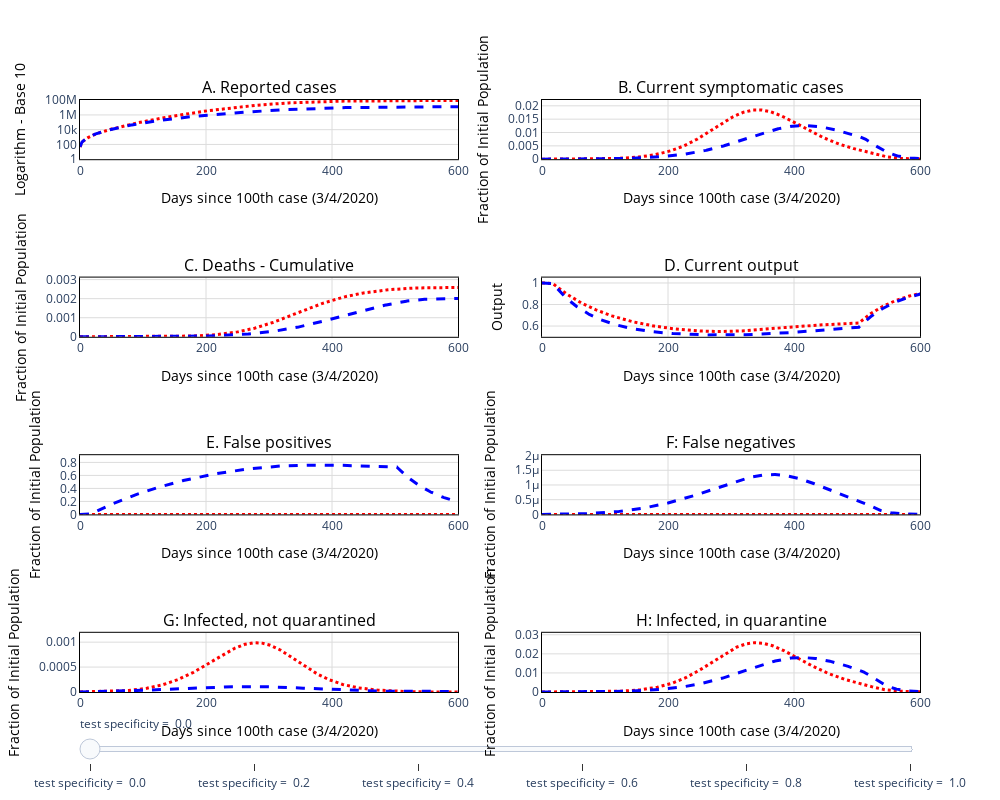

Write notebook code for a chart like this one.
### Code cell
f

### Figure 1 — Plotly figure (JSON) as saved in the notebook; plotly's stock layout.template omitted (floating-point values rounded to 4 significant figures; data arrays with more than 128 entries replaced by an {"elided": "..."} marker saying what was removed)
{"data": [{"line": {"color": "red", "dash": "dot", "width": 3}, "name": "Common Quarantine", "showlegend": true, "type": "scatter", "visible": true, "xaxis": "x", "y": {"elided": "1095 float values"}, "yaxis": "y"}, {"line": {"color": "red", "dash": "dot", "width": 3}, "name": "Common Quarantine", "showlegend": false, "type": "scatter", "visible": true, "xaxis": "x2", "y": {"elided": "1095 float values"}, "yaxis": "y2"}, {"line": {"color": "red", "dash": "dot", "width": 3}, "name": "Common Quarantine", "showlegend": false, "type": "scatter", "visible": true, "xaxis": "x3", "y": {"elided": "1095 float values"}, "yaxis": "y3"}, {"line": {"color": "red", "dash": "dot", "width": 3}, "name": "Common Quarantine", "showlegend": false, "type": "scatter", "visible": true, "xaxis": "x4", "y": {"elided": "1095 float values"}, "yaxis": "y4"}, {"line": {"color": "red", "dash": "dot", "width": 3}, "name": "Common Quarantine", "showlegend": false, "type": "scatter", "visible": true, "xaxis": "x5", "y": {"elided": "1095 float values"}, "yaxis": "y5"}, {"line": {"color": "red", "dash": "dot", "width": 3}, "name": "Common Quarantine", "showlegend": false, "type": "scatter", "visible": true, "xaxis": "x6", "y": {"elided": "1095 int values"}, "yaxis": "y6"}, {"line": {"color": "red", "dash": "dot", "width": 3}, "name": "Common Quarantine", "showlegend": false, "type": "scatter", "visible": true, "xaxis": "x7", "y": {"elided": "1095 float values"}, "yaxis": "y7"}, {"line": {"color": "red", "dash": "dot", "width": 3}, "name": "Common Quarantine", "showlegend": false, "type": "scatter", "visible": true, "xaxis": "x8", "y": {"elided": "1095 float values"}, "yaxis": "y8"}, {"line": {"color": "blue", "dash": "dash", "width": 3}, "name": "Quarantine & Test", "showlegend": true, "type": "scatter", "visible": true, "xaxis": "x", "y": {"elided": "1095 float values"}, "yaxis": "y"}, {"line": {"color": "blue", "dash": "dash", "width": 3}, "name": "Quarantine & Test", "showlegend": false, "type": "scatter", "visible": true, "xaxis": "x2", "y": {"elided": "1095 float values"}, "yaxis": "y2"}, {"line": {"color": "blue", "dash": "dash", "width": 3}, "name": "Quarantine & Test", "showlegend": false, "type": "scatter", "visible": true, "xaxis": "x3", "y": {"elided": "1095 float values"}, "yaxis": "y3"}, {"line": {"color": "blue", "dash": "dash", "width": 3}, "name": "Quarantine & Test", "showlegend": false, "type": "scatter", "visible": true, "xaxis": "x4", "y": {"elided": "1095 float values"}, "yaxis": "y4"}, {"line": {"color": "blue", "dash": "dash", "width": 3}, "name": "Quarantine & Test", "showlegend": false, "type": "scatter", "visible": true, "xaxis": "x5", "y": {"elided": "1095 float values"}, "yaxis": "y5"}, {"line": {"color": "blue", "dash": "dash", "width": 3}, "name": "Quarantine & Test", "showlegend": false, "type": "scatter", "visible": true, "xaxis": "x6", "y": {"elided": "1095 float values"}, "yaxis": "y6"}, {"line": {"color": "blue", "dash": "dash", "width": 3}, "name": "Quarantine & Test", "showlegend": false, "type": "scatter", "visible": true, "xaxis": "x7", "y": {"elided": "1095 float values"}, "yaxis": "y7"}, {"line": {"color": "blue", "dash": "dash", "width": 3}, "name": "Quarantine & Test", "showlegend": false, "type": "scatter", "visible": true, "xaxis": "x8", "y": {"elided": "1095 float values"}, "yaxis": "y8"}, {"line": {"color": "blue", "dash": "dash", "width": 3}, "name": "Quarantine & Test", "showlegend": true, "type": "scatter", "visible": false, "xaxis": "x", "y": {"elided": "1095 float values"}, "yaxis": "y"}, {"line": {"color": "blue", "dash": "dash", "width": 3}, "name": "Quarantine & Test", "showlegend": false, "type": "scatter", "visible": false, "xaxis": "x2", "y": {"elided": "1095 float values"}, "yaxis": "y2"}, {"line": {"color": "blue", "dash": "dash", "width": 3}, "name": "Quarantine & Test", "showlegend": false, "type": "scatter", "visible": false, "xaxis": "x3", "y": {"elided": "1095 float values"}, "yaxis": "y3"}, {"line": {"color": "blue", "dash": "dash", "width": 3}, "name": "Quarantine & Test", "showlegend": false, "type": "scatter", "visible": false, "xaxis": "x4", "y": {"elided": "1095 float values"}, "yaxis": "y4"}, {"line": {"color": "blue", "dash": "dash", "width": 3}, "name": "Quarantine & Test", "showlegend": false, "type": "scatter", "visible": false, "xaxis": "x5", "y": {"elided": "1095 float values"}, "yaxis": "y5"}, {"line": {"color": "blue", "dash": "dash", "width": 3}, "name": "Quarantine & Test", "showlegend": false, "type": "scatter", "visible": false, "xaxis": "x6", "y": {"elided": "1095 float values"}, "yaxis": "y6"}, {"line": {"color": "blue", "dash": "dash", "width": 3}, "name": "Quarantine & Test", "showlegend": false, "type": "scatter", "visible": false, "xaxis": "x7", "y": {"elided": "1095 float values"}, "yaxis": "y7"}, {"line": {"color": "blue", "dash": "dash", "width": 3}, "name": "Quarantine & Test", "showlegend": false, "type": "scatter", "visible": false, "xaxis": "x8", "y": {"elided": "1095 float values"}, "yaxis": "y8"}, {"line": {"color": "blue", "dash": "dash", "width": 3}, "name": "Quarantine & Test", "showlegend": true, "type": "scatter", "visible": false, "xaxis": "x", "y": {"elided": "1095 float values"}, "yaxis": "y"}, {"line": {"color": "blue", "dash": "dash", "width": 3}, "name": "Quarantine & Test", "showlegend": false, "type": "scatter", "visible": false, "xaxis": "x2", "y": {"elided": "1095 float values"}, "yaxis": "y2"}, {"line": {"color": "blue", "dash": "dash", "width": 3}, "name": "Quarantine & Test", "showlegend": false, "type": "scatter", "visible": false, "xaxis": "x3", "y": {"elided": "1095 float values"}, "yaxis": "y3"}, {"line": {"color": "blue", "dash": "dash", "width": 3}, "name": "Quarantine & Test", "showlegend": false, "type": "scatter", "visible": false, "xaxis": "x4", "y": {"elided": "1095 float values"}, "yaxis": "y4"}, {"line": {"color": "blue", "dash": "dash", "width": 3}, "name": "Quarantine & Test", "showlegend": false, "type": "scatter", "visible": false, "xaxis": "x5", "y": {"elided": "1095 float values"}, "yaxis": "y5"}, {"line": {"color": "blue", "dash": "dash", "width": 3}, "name": "Quarantine & Test", "showlegend": false, "type": "scatter", "visible": false, "xaxis": "x6", "y": {"elided": "1095 float values"}, "yaxis": "y6"}, {"line": {"color": "blue", "dash": "dash", "width": 3}, "name": "Quarantine & Test", "showlegend": false, "type": "scatter", "visible": false, "xaxis": "x7", "y": {"elided": "1095 float values"}, "yaxis": "y7"}, {"line": {"color": "blue", "dash": "dash", "width": 3}, "name": "Quarantine & Test", "showlegend": false, "type": "scatter", "visible": false, "xaxis": "x8", "y": {"elided": "1095 float values"}, "yaxis": "y8"}, {"line": {"color": "blue", "dash": "dash", "width": 3}, "name": "Quarantine & Test", "showlegend": true, "type": "scatter", "visible": false, "xaxis": "x", "y": {"elided": "1095 float values"}, "yaxis": "y"}, {"line": {"color": "blue", "dash": "dash", "width": 3}, "name": "Quarantine & Test", "showlegend": false, "type": "scatter", "visible": false, "xaxis": "x2", "y": {"elided": "1095 float values"}, "yaxis": "y2"}, {"line": {"color": "blue", "dash": "dash", "width": 3}, "name": "Quarantine & Test", "showlegend": false, "type": "scatter", "visible": false, "xaxis": "x3", "y": {"elided": "1095 float values"}, "yaxis": "y3"}, {"line": {"color": "blue", "dash": "dash", "width": 3}, "name": "Quarantine & Test", "showlegend": false, "type": "scatter", "visible": false, "xaxis": "x4", "y": {"elided": "1095 float values"}, "yaxis": "y4"}, {"line": {"color": "blue", "dash": "dash", "width": 3}, "name": "Quarantine & Test", "showlegend": false, "type": "scatter", "visible": false, "xaxis": "x5", "y": {"elided": "1095 float values"}, "yaxis": "y5"}, {"line": {"color": "blue", "dash": "dash", "width": 3}, "name": "Quarantine & Test", "showlegend": false, "type": "scatter", "visible": false, "xaxis": "x6", "y": {"elided": "1095 float values"}, "yaxis": "y6"}, {"line": {"color": "blue", "dash": "dash", "width": 3}, "name": "Quarantine & Test", "showlegend": false, "type": "scatter", "visible": false, "xaxis": "x7", "y": {"elided": "1095 float values"}, "yaxis": "y7"}, {"line": {"color": "blue", "dash": "dash", "width": 3}, "name": "Quarantine & Test", "showlegend": false, "type": "scatter", "visible": false, "xaxis": "x8", "y": {"elided": "1095 float values"}, "yaxis": "y8"}, {"line": {"color": "blue", "dash": "dash", "width": 3}, "name": "Quarantine & Test", "showlegend": true, "type": "scatter", "visible": false, "xaxis": "x", "y": {"elided": "1095 float values"}, "yaxis": "y"}, {"line": {"color": "blue", "dash": "dash", "width": 3}, "name": "Quarantine & Test", "showlegend": false, "type": "scatter", "visible": false, "xaxis": "x2", "y": {"elided": "1095 float values"}, "yaxis": "y2"}, {"line": {"color": "blue", "dash": "dash", "width": 3}, "name": "Quarantine & Test", "showlegend": false, "type": "scatter", "visible": false, "xaxis": "x3", "y": {"elided": "1095 float values"}, "yaxis": "y3"}, {"line": {"color": "blue", "dash": "dash", "width": 3}, "name": "Quarantine & Test", "showlegend": false, "type": "scatter", "visible": false, "xaxis": "x4", "y": {"elided": "1095 float values"}, "yaxis": "y4"}, {"line": {"color": "blue", "dash": "dash", "width": 3}, "name": "Quarantine & Test", "showlegend": false, "type": "scatter", "visible": false, "xaxis": "x5", "y": {"elided": "1095 float values"}, "yaxis": "y5"}, {"line": {"color": "blue", "dash": "dash", "width": 3}, "name": "Quarantine & Test", "showlegend": false, "type": "scatter", "visible": false, "xaxis": "x6", "y": {"elided": "1095 float values"}, "yaxis": "y6"}, {"line": {"color": "blue", "dash": "dash", "width": 3}, "name": "Quarantine & Test", "showlegend": false, "type": "scatter", "visible": false, "xaxis": "x7", "y": {"elided": "1095 float values"}, "yaxis": "y7"}, {"line": {"color": "blue", "dash": "dash", "width": 3}, "name": "Quarantine & Test", "showlegend": false, "type": "scatter", "visible": false, "xaxis": "x8", "y": {"elided": "1095 float values"}, "yaxis": "y8"}, {"line": {"color": "blue", "dash": "dash", "width": 3}, "name": "Quarantine & Test", "showlegend": true, "type": "scatter", "visible": false, "xaxis": "x", "y": {"elided": "1095 float values"}, "yaxis": "y"}, {"line": {"color": "blue", "dash": "dash", "width": 3}, "name": "Quarantine & Test", "showlegend": false, "type": "scatter", "visible": false, "xaxis": "x2", "y": {"elided": "1095 float values"}, "yaxis": "y2"}, {"line": {"color": "blue", "dash": "dash", "width": 3}, "name": "Quarantine & Test", "showlegend": false, "type": "scatter", "visible": false, "xaxis": "x3", "y": {"elided": "1095 float values"}, "yaxis": "y3"}, {"line": {"color": "blue", "dash": "dash", "width": 3}, "name": "Quarantine & Test", "showlegend": false, "type": "scatter", "visible": false, "xaxis": "x4", "y": {"elided": "1095 float values"}, "yaxis": "y4"}, {"line": {"color": "blue", "dash": "dash", "width": 3}, "name": "Quarantine & Test", "showlegend": false, "type": "scatter", "visible": false, "xaxis": "x5", "y": {"elided": "1095 float values"}, "yaxis": "y5"}, {"line": {"color": "blue", "dash": "dash", "width": 3}, "name": "Quarantine & Test", "showlegend": false, "type": "scatter", "visible": false, "xaxis": "x6", "y": {"elided": "1095 float values"}, "yaxis": "y6"}, {"line": {"color": "blue", "dash": "dash", "width": 3}, "name": "Quarantine & Test", "showlegend": false, "type": "scatter", "visible": false, "xaxis": "x7", "y": {"elided": "1095 float values"}, "yaxis": "y7"}, {"line": {"color": "blue", "dash": "dash", "width": 3}, "name": "Quarantine & Test", "showlegend": false, "type": "scatter", "visible": false, "xaxis": "x8", "y": {"elided": "1095 float values"}, "yaxis": "y8"}], "layout": {"annotations": [{"font": {"color": "black", "size": 16}, "showarrow": false, "text": "A. Reported cases", "x": 0.225, "xanchor": "center", "xref": "paper", "y": 1, "yanchor": "bottom", "yref": "paper"}, {"font": {"color": "black", "size": 16}, "showarrow": false, "text": "B. Current symptomatic cases", "x": 0.775, "xanchor": "center", "xref": "paper", "y": 1, "yanchor": "bottom", "yref": "paper"}, {"font": {"color": "black", "size": 16}, "showarrow": false, "text": "C. Deaths - Cumulative", "x": 0.225, "xanchor": "center", "xref": "paper", "y": 0.7, "yanchor": "bottom", "yref": "paper"}, {"font": {"color": "black", "size": 16}, "showarrow": false, "text": "D. Current output", "x": 0.775, "xanchor": "center", "xref": "paper", "y": 0.7, "yanchor": "bottom", "yref": "paper"}, {"font": {"color": "black", "size": 16}, "showarrow": false, "text": "E. False positives", "x": 0.225, "xanchor": "center", "xref": "paper", "y": 0.4, "yanchor": "bottom", "yref": "paper"}, {"font": {"color": "black", "size": 16}, "showarrow": false, "text": "F: False negatives", "x": 0.775, "xanchor": "center", "xref": "paper", "y": 0.4, "yanchor": "bottom", "yref": "paper"}, {"font": {"color": "black", "size": 16}, "showarrow": false, "text": "G: Infected, not quarantined", "x": 0.225, "xanchor": "center", "xref": "paper", "y": 0.1, "yanchor": "bottom", "yref": "paper"}, {"font": {"color": "black", "size": 16}, "showarrow": false, "text": "H: Infected, in quarantine", "x": 0.775, "xanchor": "center", "xref": "paper", "y": 0.1, "yanchor": "bottom", "yref": "paper"}], "height": 800, "plot_bgcolor": "rgba(0,0,0,0)", "showlegend": false, "sliders": [{"steps": [{"args": [{"visible": [true, true, true, true, true, true, true, true, true, true, true, true, true, true, true, true, "legendonly", "legendonly", "legendonly", "legendonly", "legendonly", "legendonly", "legendonly", "legendonly", "legendonly", "legendonly", "legendonly", "legendonly", "legendonly", "legendonly", "legendonly", "legendonly", "legendonly", "legendonly", "legendonly", "legendonly", "legendonly", "legendonly", "legendonly", "legendonly", "legendonly", "legendonly", "legendonly", "legendonly", "legendonly", "legendonly", "legendonly", "legendonly", "legendonly", "legendonly", "legendonly", "legendonly", "legendonly", "legendonly", "legendonly", "legendonly"]}, {"showlegend": [true, "False", "False", "False", "False", "False", "False", "False", true, "False", "False", "False", "False", "False", "False", "False", "False", "False", "False", "False", "False", "False", "False", "False", "False", "False", "False", "False", "False", "False", "False", "False", "False", "False", "False", "False", "False", "False", "False", "False", "False", "False", "False", "False", "False", "False", "False", "False", "False", "False", "False", "False", "False", "False", "False", "False"]}], "label": "test specificity = \n0.0", "method": "restyle"}, {"args": [{"visible": [true, true, true, true, true, true, true, true, "legendonly", "legendonly", "legendonly", "legendonly", "legendonly", "legendonly", "legendonly", "legendonly", true, true, true, true, true, true, true, true, "legendonly", "legendonly", "legendonly", "legendonly", "legendonly", "legendonly", "legendonly", "legendonly", "legendonly", "legendonly", "legendonly", "legendonly", "legendonly", "legendonly", "legendonly", "legendonly", "legendonly", "legendonly", "legendonly", "legendonly", "legendonly", "legendonly", "legendonly", "legendonly", "legendonly", "legendonly", "legendonly", "legendonly", "legendonly", "legendonly", "legendonly", "legendonly"]}, {"showlegend": [true, "False", "False", "False", "False", "False", "False", "False", "False", "False", "False", "False", "False", "False", "False", "False", true, "False", "False", "False", "False", "False", "False", "False", "False", "False", "False", "False", "False", "False", "False", "False", "False", "False", "False", "False", "False", "False", "False", "False", "False", "False", "False", "False", "False", "False", "False", "False", "False", "False", "False", "False", "False", "False", "False", "False"]}], "label": "test specificity = \n0.2", "method": "restyle"}, {"args": [{"visible": [true, true, true, true, true, true, true, true, "legendonly", "legendonly", "legendonly", "legendonly", "legendonly", "legendonly", "legendonly", "legendonly", "legendonly", "legendonly", "legendonly", "legendonly", "legendonly", "legendonly", "legendonly", "legendonly", true, true, true, true, true, true, true, true, "legendonly", "legendonly", "legendonly", "legendonly", "legendonly", "legendonly", "legendonly", "legendonly", "legendonly", "legendonly", "legendonly", "legendonly", "legendonly", "legendonly", "legendonly", "legendonly", "legendonly", "legendonly", "legendonly", "legendonly", "legendonly", "legendonly", "legendonly", "legendonly"]}, {"showlegend": [true, "False", "False", "False", "False", "False", "False", "False", "False", "False", "False", "False", "False", "False", "False", "False", "False", "False", "False", "False", "False", "False", "False", "False", true, "False", "False", "False", "False", "False", "False", "False", "False", "False", "False", "False", "False", "False", "False", "False", "False", "False", "False", "False", "False", "False", "False", "False", "False", "False", "False", "False", "False", "False", "False", "False"]}], "label": "test specificity = \n0.4", "method": "restyle"}, {"args": [{"visible": [true, true, true, true, true, true, true, true, "legendonly", "legendonly", "legendonly", "legendonly", "legendonly", "legendonly", "legendonly", "legendonly", "legendonly", "legendonly", "legendonly", "legendonly", "legendonly", "legendonly", "legendonly", "legendonly", "legendonly", "legendonly", "legendonly", "legendonly", "legendonly", "legendonly", "legendonly", "legendonly", true, true, true, true, true, true, true, true, "legendonly", "legendonly", "legendonly", "legendonly", "legendonly", "legendonly", "legendonly", "legendonly", "legendonly", "legendonly", "legendonly", "legendonly", "legendonly", "legendonly", "legendonly", "legendonly"]}, {"showlegend": [true, "False", "False", "False", "False", "False", "False", "False", "False", "False", "False", "False", "False", "False", "False", "False", "False", "False", "False", "False", "False", "False", "False", "False", "False", "False", "False", "False", "False", "False", "False", "False", true, "False", "False", "False", "False", "False", "False", "False", "False", "False", "False", "False", "False", "False", "False", "False", "False", "False", "False", "False", "False", "False", "False", "False"]}], "label": "test specificity = \n0.6", "method": "restyle"}, {"args": [{"visible": [true, true, true, true, true, true, true, true, "legendonly", "legendonly", "legendonly", "legendonly", "legendonly", "legendonly", "legendonly", "legendonly", "legendonly", "legendonly", "legendonly", "legendonly", "legendonly", "legendonly", "legendonly", "legendonly", "legendonly", "legendonly", "legendonly", "legendonly", "legendonly", "legendonly", "legendonly", "legendonly", "legendonly", "legendonly", "legendonly", "legendonly", "legendonly", "legendonly", "legendonly", "legendonly", true, true, true, true, true, true, true, true, "legendonly", "legendonly", "legendonly", "legendonly", "legendonly", "legendonly", "legendonly", "legendonly"]}, {"showlegend": [true, "False", "False", "False", "False", "False", "False", "False", "False", "False", "False", "False", "False", "False", "False", "False", "False", "False", "False", "False", "False", "False", "False", "False", "False", "False", "False", "False", "False", "False", "False", "False", "False", "False", "False", "False", "False", "False", "False", "False", true, "False", "False", "False", "False", "False", "False", "False", "False", "False", "False", "False", "False", "False", "False", "False"]}], "label": "test specificity = \n0.8", "method": "restyle"}, {"args": [{"visible": [true, true, true, true, true, true, true, true, "legendonly", "legendonly", "legendonly", "legendonly", "legendonly", "legendonly", "legendonly", "legendonly", "legendonly", "legendonly", "legendonly", "legendonly", "legendonly", "legendonly", "legendonly", "legendonly", "legendonly", "legendonly", "legendonly", "legendonly", "legendonly", "legendonly", "legendonly", "legendonly", "legendonly", "legendonly", "legendonly", "legendonly", "legendonly", "legendonly", "legendonly", "legendonly", "legendonly", "legendonly", "legendonly", "legendonly", "legendonly", "legendonly", "legendonly", "legendonly", true, true, true, true, true, true, true, true]}, {"showlegend": [true, "False", "False", "False", "False", "False", "False", "False", "False", "False", "False", "False", "False", "False", "False", "False", "False", "False", "False", "False", "False", "False", "False", "False", "False", "False", "False", "False", "False", "False", "False", "False", "False", "False", "False", "False", "False", "False", "False", "False", "False", "False", "False", "False", "False", "False", "False", "False", true, "False", "False", "False", "False", "False", "False", "False"]}], "label": "test specificity = \n1.0", "method": "restyle"}]}], "width": 1000, "xaxis": {"anchor": "y", "domain": [0, 0.45], "gridcolor": "rgb(220,220,220)", "linecolor": "black", "linewidth": 1, "mirror": true, "range": [0, 600], "showline": true, "title": {"font": {"color": "black"}, "text": "Days since 100th case (3/4/2020)"}}, "xaxis2": {"anchor": "y2", "domain": [0.55, 1], "gridcolor": "rgb(220,220,220)", "linecolor": "black", "linewidth": 1, "mirror": true, "range": [0, 600], "showline": true, "title": {"font": {"color": "black"}, "text": "Days since 100th case (3/4/2020)"}}, "xaxis3": {"anchor": "y3", "domain": [0, 0.45], "gridcolor": "rgb(220,220,220)", "linecolor": "black", "linewidth": 1, "mirror": true, "range": [0, 600], "showline": true, "title": {"font": {"color": "black"}, "text": "Days since 100th case (3/4/2020)"}}, "xaxis4": {"anchor": "y4", "domain": [0.55, 1], "gridcolor": "rgb(220,220,220)", "linecolor": "black", "linewidth": 1, "mirror": true, "range": [0, 600], "showline": true, "title": {"font": {"color": "black"}, "text": "Days since 100th case (3/4/2020)"}}, "xaxis5": {"anchor": "y5", "domain": [0, 0.45], "gridcolor": "rgb(220,220,220)", "linecolor": "black", "linewidth": 1, "mirror": true, "range": [0, 600], "showline": true, "title": {"font": {"color": "black"}, "text": "Days since 100th case (3/4/2020)"}}, "xaxis6": {"anchor": "y6", "domain": [0.55, 1], "gridcolor": "rgb(220,220,220)", "linecolor": "black", "linewidth": 1, "mirror": true, "range": [0, 600], "showline": true, "title": {"font": {"color": "black"}, "text": "Days since 100th case (3/4/2020)"}}, "xaxis7": {"anchor": "y7", "domain": [0, 0.45], "gridcolor": "rgb(220,220,220)", "linecolor": "black", "linewidth": 1, "mirror": true, "range": [0, 600], "showline": true, "title": {"font": {"color": "black"}, "text": "Days since 100th case (3/4/2020)"}}, "xaxis8": {"anchor": "y8", "domain": [0.55, 1], "gridcolor": "rgb(220,220,220)", "linecolor": "black", "linewidth": 1, "mirror": true, "range": [0, 600], "showline": true, "title": {"font": {"color": "black"}, "text": "Days since 100th case (3/4/2020)"}}, "yaxis": {"anchor": "x", "domain": [0.9, 1], "gridcolor": "rgb(220,220,220)", "linecolor": "black", "linewidth": 1, "mirror": true, "range": [0, 8.023], "showline": true, "title": {"font": {"color": "black"}, "text": "Logarithm - Base 10"}, "type": "log"}, "yaxis2": {"anchor": "x2", "domain": [0.9, 1], "gridcolor": "rgb(220,220,220)", "linecolor": "black", "linewidth": 1, "mirror": true, "range": [0, 0.02219], "showline": true, "title": {"font": {"color": "black"}, "text": "Fraction of Initial Population"}}, "yaxis3": {"anchor": "x3", "domain": [0.6, 0.7], "gridcolor": "rgb(220,220,220)", "linecolor": "black", "linewidth": 1, "mirror": true, "range": [0, 0.003105], "showline": true, "title": {"font": {"color": "black"}, "text": "Fraction of Initial Population"}}, "yaxis4": {"anchor": "x4", "domain": [0.6, 0.7], "gridcolor": "rgb(220,220,220)", "linecolor": "black", "linewidth": 1, "mirror": true, "range": [0.5, 1.05], "showline": true, "title": {"font": {"color": "black"}, "text": "Output"}}, "yaxis5": {"anchor": "x5", "domain": [0.3, 0.4], "gridcolor": "rgb(220,220,220)", "linecolor": "black", "linewidth": 1, "mirror": true, "range": [0, 0.9112], "showline": true, "title": {"font": {"color": "black"}, "text": "Fraction of Initial Population"}}, "yaxis6": {"anchor": "x6", "domain": [0.3, 0.4], "gridcolor": "rgb(220,220,220)", "linecolor": "black", "linewidth": 1, "mirror": true, "range": [0, 2.012e-06], "showline": true, "title": {"font": {"color": "black"}, "text": "Fraction of Initial Population"}}, "yaxis7": {"anchor": "x7", "domain": [0, 0.1], "gridcolor": "rgb(220,220,220)", "linecolor": "black", "linewidth": 1, "mirror": true, "range": [0, 0.001188], "showline": true, "title": {"font": {"color": "black"}, "text": "Fraction of Initial Population"}}, "yaxis8": {"anchor": "x8", "domain": [0, 0.1], "gridcolor": "rgb(220,220,220)", "linecolor": "black", "linewidth": 1, "mirror": true, "range": [0, 0.03104], "showline": true, "title": {"font": {"color": "black"}, "text": "Fraction of Initial Population"}}}}
